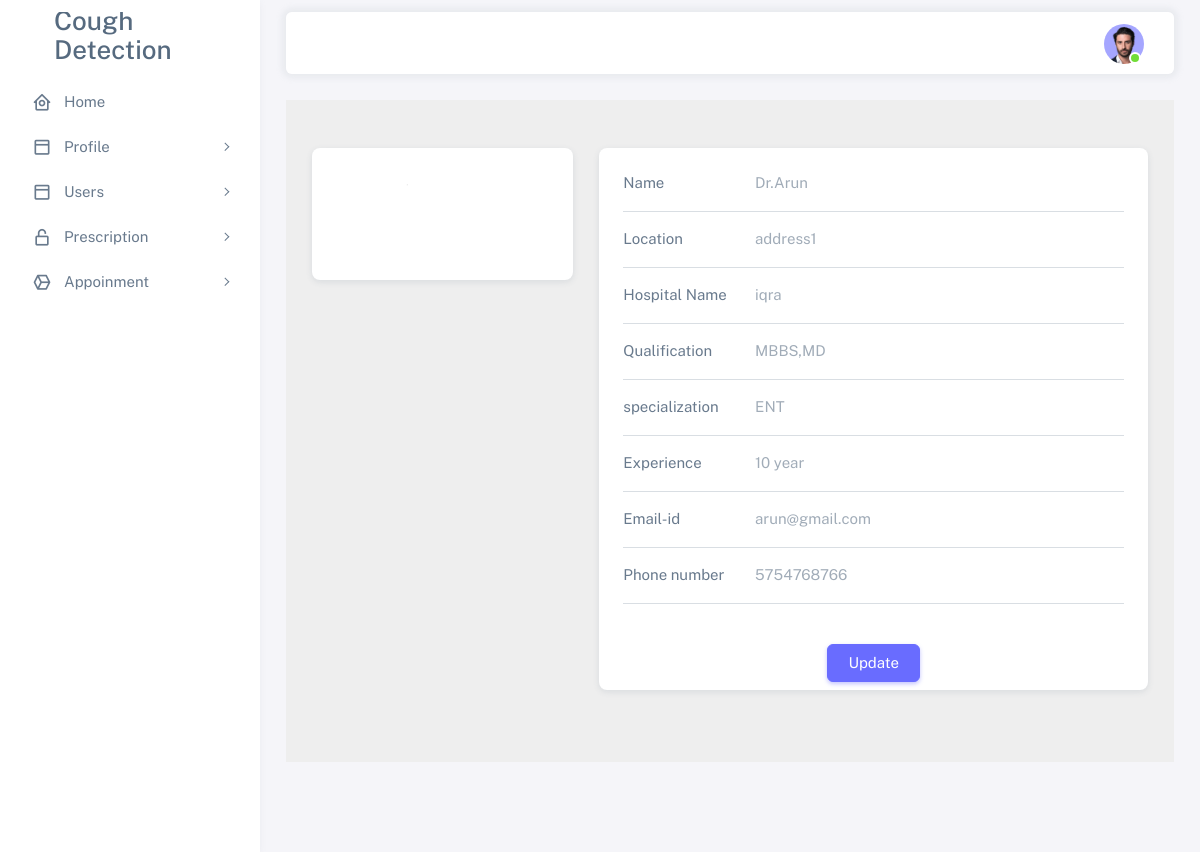
/profile (signed in), run on the app's committed database.
### cough_app/models.py (models this page shows, shortened)
class Doctor(models.Model):
    user = models.OneToOneField(Login, on_delete=models.CASCADE, related_name='doctor')
    name = models.CharField(max_length=100)
    address = models.TextField(max_length=100)
    hospital_name = models.CharField(max_length=50)
    qualification = models.CharField(max_length=100)
    speacialisation = models.CharField(max_length=100)
    experience = models.CharField(max_length=100)
    email = models.EmailField()
    phone_number = models.CharField(max_length=10)
    image=models.ImageField(upload_to='photo')

### cough_app/views.py (the view)
# urls.py: path('profile',views.ViewProfile,name='profile'),
def ViewProfile(request):
    u=request.user
    doctor = Doctor.objects.get(user_id=u)
    return render(request, 'doctortemp/profile.html', {'doctor': doctor})

### templates/doctortemp/profile.html (shortened to what this page needs)
{% extends 'doctortemp/doctorhome.html' %}
{% block content %}
<section style="background-color: #eee;">
  <div class="container py-5">
    <div class="row">
      <div class="col-lg-4">
        <div class="card mb-4">
          <div class="card-body text-center">
            <img src="{{doctor.image.url}}" alt="avatar"
              class="rounded-circle img-fluid" style="width: 150px;">
          </div>
        </div>
      </div>
      <div class="col-lg-8">
        <div class="card mb-4">
          <div class="card-body">
            <div class="row">
              <div class="col-sm-3">
                <p class="mb-0">Name</p>
              </div>
              <div class="col-sm-9">
                <p class="text-muted mb-0">{{doctor.name}}</p>
              </div>
            </div>
            <hr>
            <div class="row">
              <div class="col-sm-3">
                <p class="mb-0">Location</p>
              </div>
              <div class="col-sm-9">
                <p class="text-muted mb-0">{{doctor.address}}</p>
              </div>
            </div>
            <hr>
            <div class="row">
              <div class="col-sm-3">
                <p class="mb-0">Hospital Name</p>
              </div>
              <div class="col-sm-9">
                <p class="text-muted mb-0">{{doctor.hospital_name}}</p>
              </div>
            </div>
            <hr>
            <div class="row">
              <div class="col-sm-3">
                <p class="mb-0">Qualification</p>
              </div>
              <div class="col-sm-9">
                <p class="text-muted mb-0">{{doctor.qualification}}</p>
              </div>
            </div>
              <hr>
            <div class="row">
              <div class="col-sm-3">
                <p class="mb-0">specialization</p>
              </div>
              <div class="col-sm-9">
                <p class="text-muted mb-0">{{doctor.speacialisation}}</p>
              </div>
            </div>
              <hr>
            <div class="row">
              <div class="col-sm-3">
                <p class="mb-0">Experience</p>
              </div>
              <div class="col-sm-9">
                <p class="text-muted mb-0">{{doctor.experience}}</p>
              </div>
            </div>
             <hr>
            <div class="row">
              <div class="col-sm-3">
                <p class="mb-0">Email-id</p>
              </div>
              <div class="col-sm-9">
                <p class="text-muted mb-0">{{doctor.email}}</p>
              </div>
            </div>
             <hr>
            <div class="row">
              <div class="col-sm-3">
                <p class="mb-0">Phone number</p>
              </div>
              <div class="col-sm-9">
                <p class="text-muted mb-0">{{doctor.phone_number}}</p>
              </div>
            </div>
              <hr>
          </div>
            <div class="row">
               <div class="d-flex justify-content-center mb-2">
              <a class="btn btn-primary" href="{% url 'updateDoctor' doctor.id %}" role="button">Update</a>
            </div>
            </div>
        </div>
      </div>
  </div>
 </section>
{% endblock %}

### data on the page
Doctor: image (picture), name "Dr.Arun", address "address1", hospital_name "iqra", qualification "MBBS,MD", speacialisation "ENT", experience "10 year", email "arun@gmail.com", phone_number "5754768766"
